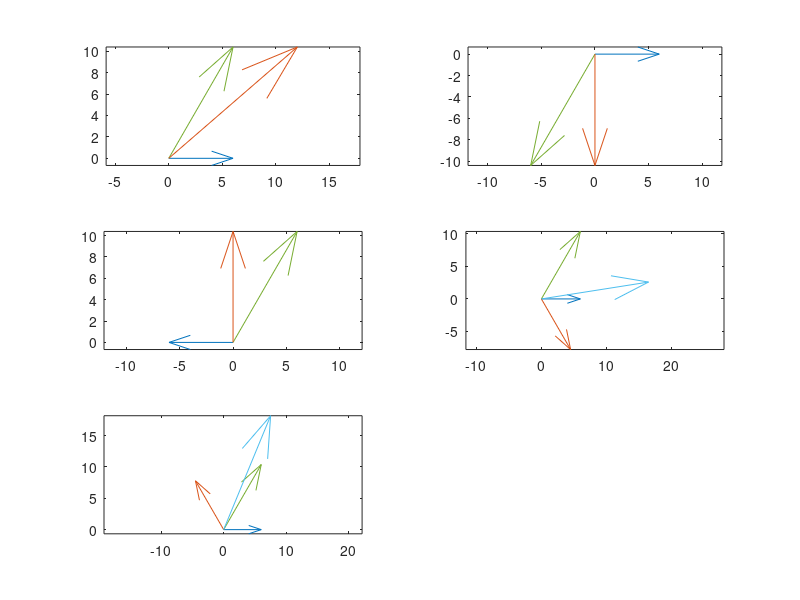

Recreate this plot in MATLAB.
A = [6 0]
ar = 6;
ax = 6;
ay = 0;
br = 12;
bx = cos(deg2rad(60)) * br;
by = sin(deg2rad(60)) * br;
B = [bx by]
cr = 9;
cx = cos(deg2rad(60)) * cr;
cy = -sin(deg2rad(60)) * cr;
C = [cx cy]

D = A+B;
disp("A+B: " + "[" + D(1) + "," + D(2) + "]")
dx = D(1);
dy = D(2);

subplot(3,2,1)
quiver(0,0,ax,ay,1)
hold on
quiver(0,0,bx,by,1)
quiver(0,0,dx,dy,1)
axis equal
hold off

D = A-B;
disp("A-B: " + "[" + D(1) + "," + D(2) + "]")
dx = D(1);
dy = D(2);

subplot(3,2,2)
quiver(0,0,ax,ay,1)
hold on
quiver(0,0,-bx,-by,1)
quiver(0,0,dx,dy,1)
axis equal
hold off

D = B-A;
disp("B-A: " + "[" + D(1) + "," + D(2) + "]")
dx = D(1);
dy = D(2);

subplot(3,2,3)
quiver(0,0,-ax,-ay,1)
hold on
quiver(0,0,bx,by,1)
quiver(0,0,dx,dy,1)
axis equal
hold off

D = A+B+C;
disp("A+B+C: " + "[" + D(1) + "," + D(2) + "]")
dx = D(1);
dy = D(2);

subplot(3,2,4)
quiver(0,0,ax,ay,1)
hold on
quiver(0,0,bx,by,1)
quiver(0,0,cx,cy,1)
quiver(0,0,dx,dy,1)
axis equal
hold off

D = A+B-C;
disp("A+B-C: " + "[" + D(1) + "," + D(2) + "]")
dx = D(1);
dy = D(2);

subplot(3,2,5)
quiver(0,0,ax,ay,1)
hold on
quiver(0,0,bx,by,1)
quiver(0,0,-cx,-cy,1)
quiver(0,0,dx,dy,1)
axis equal
hold off